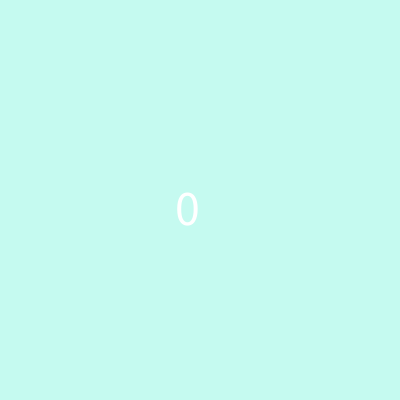
Frame 1 (no input)
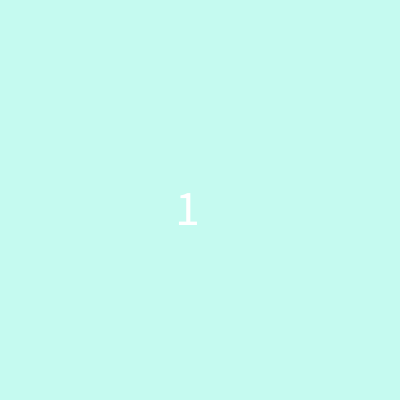
Frame 60 (the mouse pressed at the canvas centre just before this capture)
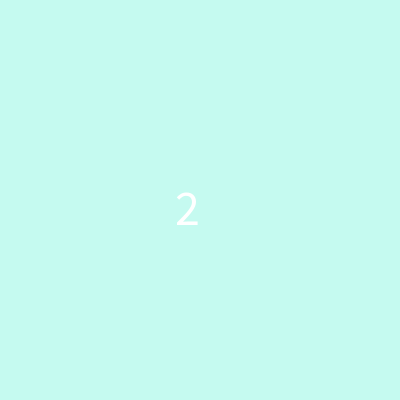
Frame 120 (the mouse held since frame 60 and released just before this capture)

The Processing sketch that drew these frames (run headless with seeded random() and noise(); from frame 60 on, the mouse is pressed at the canvas centre):

// Processing sketch: Opgave_3_1
// ── Opgave_3_1.pde
int black = #000000;
int back = #C5FAF0;
int textSize = 50;

void setup() {
  size(400,400);
  background(back);
}
  
void draw() {
  background(back);
  int sec = millis();
  textSize(textSize);
  text(sec / 1000, width / 2 - textSize / 2, height / 2 + textSize / 2);
}
